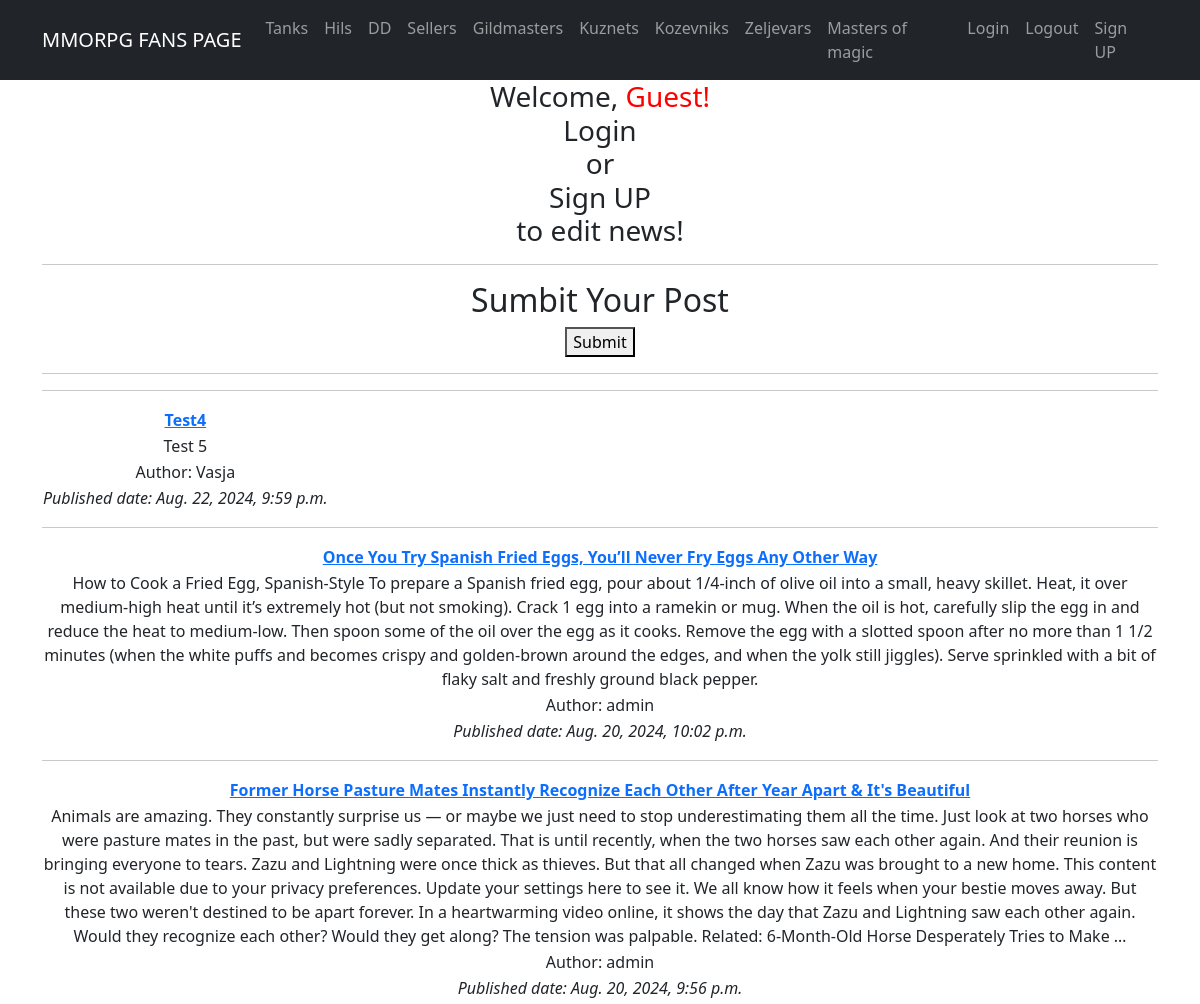
The app's page / (upper part), older data.
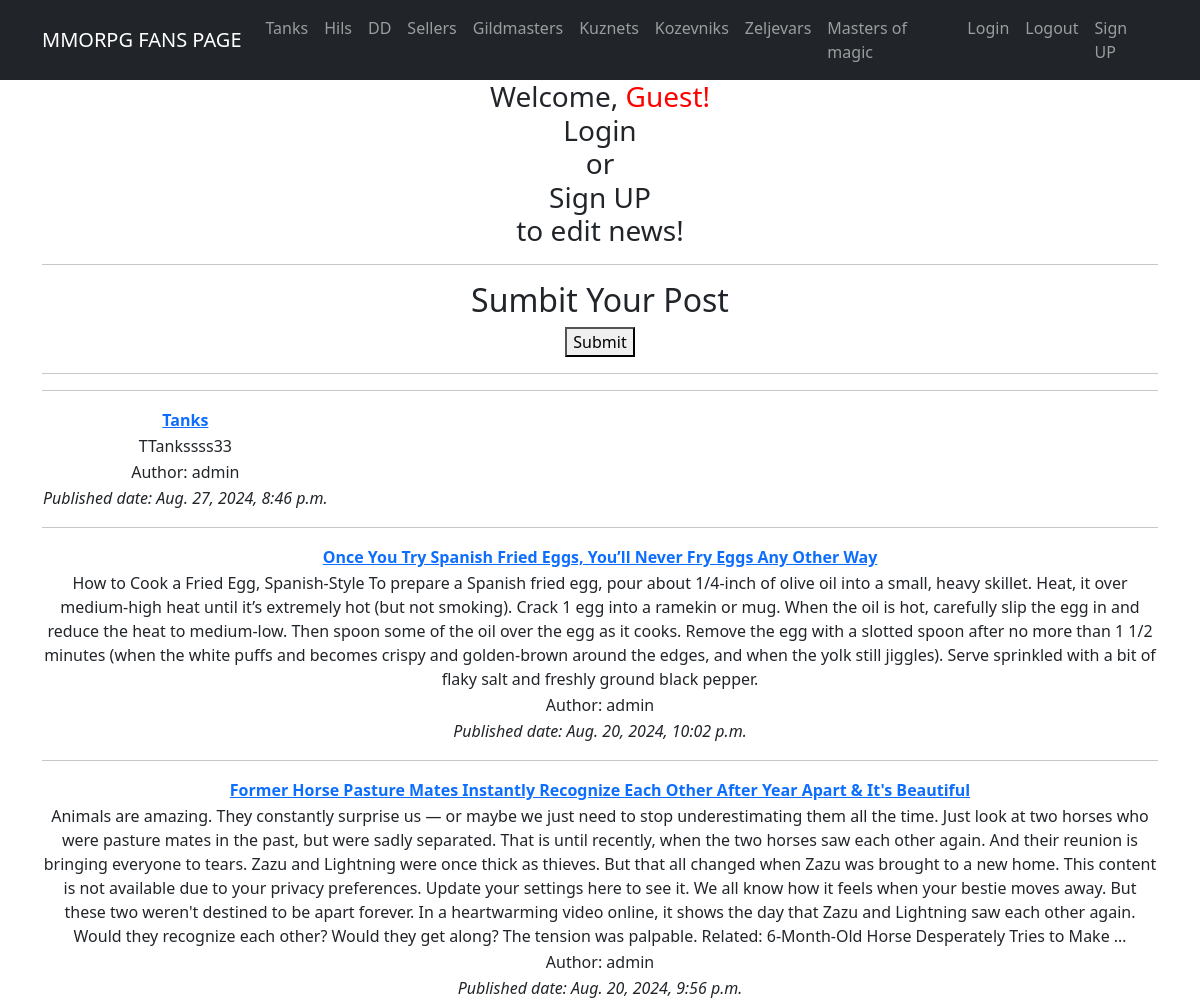
The same page, newer data.
### app/models.py (models this page shows, shortened)
class Post(models.Model):
    name = models.CharField(max_length=150, unique=True)
    description = models.TextField()
    published_date = models.DateTimeField(default=timezone.now)
    author = models.ForeignKey(User, on_delete=models.CASCADE, related_name='posts')
    categories = models.ManyToManyField(Category, related_name='posts')

### app/views.py (the view)
# urls.py: path('', PostsList.as_view(), name='post_list'),    # post_list in this case is the name of the url pattern
class PostsList(ListView):
    model = Post
    ordering = '-published_date'
    template_name = 'post_list.html'
    context_object_name = 'posts'

### templates/post_list.html (shortened to what this page needs)
{% extends 'flatpages/default.html' %}
{% block content %}
<h2>Sumbit Your Post</h2>
<a href="{% url 'post_create' %}"><button type="button">Submit</button>
</a>
<hr>
{% for post in posts %}
<table>
    <tr>
        <td><strong><a href="{% url 'post_detail' post.id %}">{{ post.name }}</a></strong></td>
    </tr>
    <tr>
        <td>{{ post.description | truncatewords:150 }}</td>
    </tr>
    <tr>
        <td>Author: {{ post.author }}</td>
    </tr>
    <tr>
        <td><i>Published date: {{ post.published_date }}</i></td>
    </tr>
    <hr>
</table>
{% endfor %}
{% endblock content %}

Row changes from the older to the newer data that the page shows:
removed Post: name "Test4", description "Test 5", author "Vasja", published_date "Aug. 22, 2024, 9:59 p.m."
added Post: name "Tanks", description "TTankssss33", author "admin", published_date "Aug. 27, 2024, 8:46 p.m."
